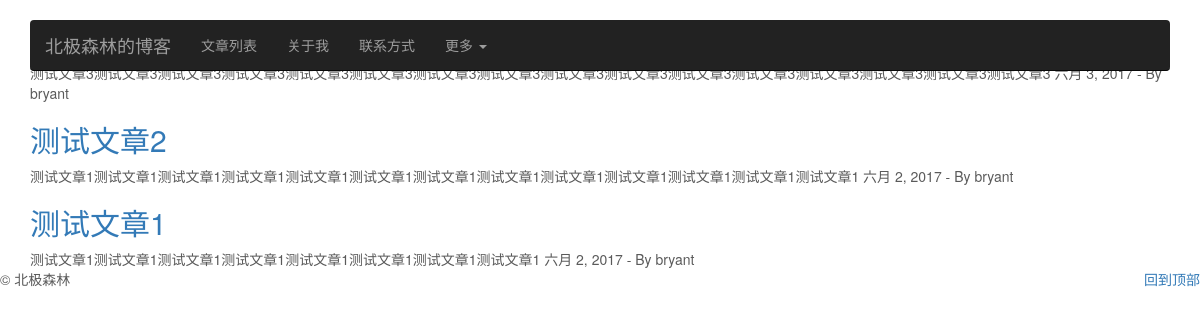
Screenshot of /blog/ with the database file from the repository.
### blog/models.py (models this page shows, shortened)
class Blog(models.Model):
    title = models.CharField(max_length=30, unique=True, verbose_name=lazy('标题'),
                             help_text='博客的标题')
    author = models.ForeignKey(User, verbose_name=lazy('作者'))
    slug = models.SlugField(max_length=50, unique=True,
                            verbose_name=lazy('URL'))
    body = models.TextField(verbose_name=lazy('正文'))
    posted = models.DateField(db_index=True, auto_now_add=True)
    class Meta:
        verbose_name = lazy('博客')
        verbose_name_plural = lazy('博客')
        ordering = ['-posted']
    def get_absolute_url(self):
        return reverse('blog:blog_detail', kwargs={'my_args': self.id})

### blog/views.py (the view)
def blog_lists(request):
    blog_lists = Blog.objects.all()
    return render(request, 'blog/list.html', {'blog_lists': blog_lists})

### templates/blog/list.html
{% extends 'homepage/base.html' %}
{% block content %}
    <div class="container blog-list">
        <div class="row">
            {% for blog in blog_lists %}
                <div class="col-sm-12">
                    <h2>
                        <a href="{{ blog.get_absolute_url }}">{{ blog.title }}</a>
                    </h2>
                    {{ blog.body | slice:":80" }}
                    {{ blog.posted }}
                    - By
                    {{ blog.author }}
                </div>
                {% empty %}
                <p>暂时还没发布文章！如人生一样空空如也呐……</p>
            {% endfor %}
        </div>
    </div>
{% endblock %}

### templates/homepage/base.html (shortened to what this page needs)
<!DOCTYPE html>
<html lang="en">
    <head>
        {% load staticfiles %}
        <link rel="stylesheet" href="{% static 'homepage/css/bootstrap.min.css' %}">
        <link rel="stylesheet" href="{% static 'homepage/css/carousel.css' %}">
    </head>
    <body>
        <div class="navbar-wrapper">
            <div class="container">
                <nav class="navbar navbar-inverse navbar-static-top">
                    <div class="container">
                        <div class="navbar-header">
                            <a class="navbar-brand" href="{% url 'homepage:index' %}">北极森林的博客</a>
                        </div>
                        <div id="navbar" class="navbar-collapse collapse">
                            <ul class="nav navbar-nav">
                                <li>
                                    <a href="{% url 'blog:blog_lists' %}">文章列表</a>
                                </li>
                                <li>
                                    <a href="#about">关于我</a>
                                </li>
                                <li>
                                    <a href="#contact">联系方式</a>
                                </li>
                                <li class="dropdown">
                                    <a href="#" class="dropdown-toggle" data-toggle="dropdown" role="button" aria-haspopup="true" aria-expanded="false">更多
                                        <span class="caret"></span>
                                    </a>
                                </li>
                            </ul>
                        </div>
                    </div>
                </nav>
            </div>
        </div>
        {% block content %}{% endblock %}
        <footer>
            <p class="pull-right">
                <a href="#">回到顶部
                </a>
            </p>
            <p>&copy; 北极森林</p>
        </footer>
</body>
</html>

### static/homepage/css/carousel.css (style rules this page uses)
body { padding-bottom: 40px; color: #5a5a5a; }
.navbar-wrapper { position: absolute; top: 0; right: 0; left: 0; z-index: 20; }
.navbar-wrapper > .container { padding-right: 0; padding-left: 0; }
.navbar-wrapper .navbar { padding-right: 15px; padding-left: 15px; }
.navbar-wrapper .navbar .container { width: auto; }
@media (min-width: 768px) { .navbar-wrapper { margin-top: 20px; } }
@media (min-width: 768px) { .navbar-wrapper .container { padding-right: 15px; padding-left: 15px; } }
@media (min-width: 768px) { .navbar-wrapper .navbar { padding-right: 0; padding-left: 0; } }
@media (min-width: 768px) { .navbar-wrapper .navbar { border-radius: 4px; } }

### rows the page displays
Blog: body "测试文章3测试文章3测试文章3测试文章3测试文章3测试文章3测试文章3测试文章3测试文章3测试文章3测试文章3测试文章3测试文章3测试文章3测试文章3测试文章3", posted "六月 3, 2017", author "bryant"
Blog: title "测试文章2", body "测试文章1测试文章1测试文章1测试文章1测试文章1测试文章1测试文章1测试文章1测试文章1测试文章1测试文章1测试文章1测试文章1", posted "六月 2, 2017", author "bryant"
Blog: title "测试文章1", body "测试文章1测试文章1测试文章1测试文章1测试文章1测试文章1测试文章1测试文章1", posted "六月 2, 2017", author "bryant"
